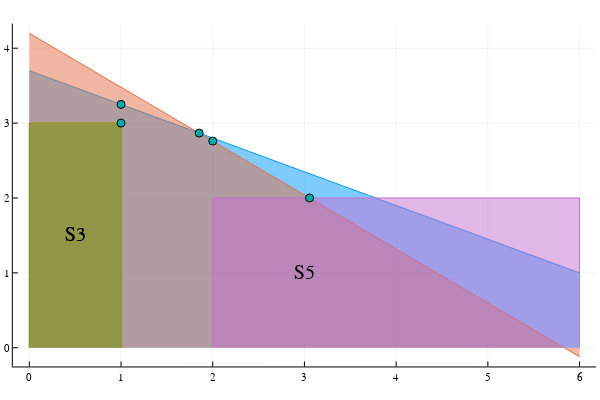

Source (notebook cell):
### Markdown cell above
M6 infactible.

### Code cell
#Hagamos el grafico de nuevo
f(x) = (74-9x)/20
g(x) = (105-18x)/25
X = [0,6]
plot(X, [f,g], fill = (0, 0.5, :auto), leg=false)


#zona x<=1,y<=3
plot!([0, 0, 1, 1], [0, 3, 3, 0], fill=(0, 0.5, :auto))
annotate!(0.5, 1.5, "S3", :color)

#zona x>=2, y<=2
plot!([2, 2, 6, 6], [0, 2, 2, 0], fill=(0, 0.5, :auto))
annotate!(3, 1, "S5", :color)

#zona y<=3
plot!([0, 0, 1, 1], [0, 3, 3, 0], fill=(0, 0.5, :auto))
annotate!(0.5, 1.5, "S3", :color)


#puntos encontrados
scatter!([x0, x1, x2, x3,x5],[y0,y1,y2, y3,y5])

### Figure 1 — Plotly figure (JSON) as saved in the notebook; plotly's stock layout.template omitted (floating-point values rounded to 4 significant figures)
{"data": [{"colorbar": {"title": ""}, "fill": "tozeroy", "fillcolor": "rgba(0, 154, 250, 0.500)", "legendgroup": "y1", "line": {"color": "rgba(0, 154, 250, 1.000)", "dash": "solid", "shape": "linear", "width": 1}, "mode": "lines", "name": "y1", "showlegend": true, "type": "scatter", "x": [0, 6], "xaxis": "x", "y": [3.7, 1], "yaxis": "y", "zmax": null, "zmin": null}, {"colorbar": {"title": ""}, "fill": "tozeroy", "fillcolor": "rgba(227, 111, 71, 0.500)", "legendgroup": "y2", "line": {"color": "rgba(227, 111, 71, 1.000)", "dash": "solid", "shape": "linear", "width": 1}, "mode": "lines", "name": "y2", "showlegend": true, "type": "scatter", "x": [0, 6], "xaxis": "x", "y": [4.2, -0.12], "yaxis": "y", "zmax": null, "zmin": null}, {"colorbar": {"title": ""}, "fill": "tozeroy", "fillcolor": "rgba(62, 164, 78, 0.500)", "legendgroup": "y3", "line": {"color": "rgba(62, 164, 78, 1.000)", "dash": "solid", "shape": "linear", "width": 1}, "mode": "lines", "name": "y3", "showlegend": true, "type": "scatter", "x": [0, 0, 1, 1], "xaxis": "x", "y": [0, 3, 3, 0], "yaxis": "y", "zmax": null, "zmin": null}, {"colorbar": {"title": ""}, "fill": "tozeroy", "fillcolor": "rgba(195, 113, 210, 0.500)", "legendgroup": "y4", "line": {"color": "rgba(195, 113, 210, 1.000)", "dash": "solid", "shape": "linear", "width": 1}, "mode": "lines", "name": "y4", "showlegend": true, "type": "scatter", "x": [2, 2, 6, 6], "xaxis": "x", "y": [0, 2, 2, 0], "yaxis": "y", "zmax": null, "zmin": null}, {"colorbar": {"title": ""}, "fill": "tozeroy", "fillcolor": "rgba(172, 142, 24, 0.500)", "legendgroup": "y5", "line": {"color": "rgba(172, 142, 24, 1.000)", "dash": "solid", "shape": "linear", "width": 1}, "mode": "lines", "name": "y5", "showlegend": true, "type": "scatter", "x": [0, 0, 1, 1], "xaxis": "x", "y": [0, 3, 3, 0], "yaxis": "y", "zmax": null, "zmin": null}, {"colorbar": {"title": ""}, "legendgroup": "y6", "marker": {"color": "rgba(0, 170, 174, 1.000)", "line": {"color": "rgba(0, 0, 0, 1.000)", "width": 1}, "size": 8, "symbol": "circle"}, "mode": "markers", "name": "y6", "showlegend": true, "type": "scatter", "x": [1.852, 1, 2, 1, 3.056], "xaxis": "x", "y": [2.867, 3.25, 2.76, 3, 2], "yaxis": "y", "zmax": null, "zmin": null}], "layout": {"annotations": [{"font": {"color": "rgba(0, 0, 0, 1.000)", "family": "color", "size": 20}, "rotation": 0, "showarrow": false, "text": "S3", "x": 0.5, "xanchor": "center", "xref": "x", "y": 1.5, "yanchor": "middle", "yref": "y"}, {"font": {"color": "rgba(0, 0, 0, 1.000)", "family": "color", "size": 20}, "rotation": 0, "showarrow": false, "text": "S5", "x": 3, "xanchor": "center", "xref": "x", "y": 1, "yanchor": "middle", "yref": "y"}, {"font": {"color": "rgba(0, 0, 0, 1.000)", "family": "color", "size": 20}, "rotation": 0, "showarrow": false, "text": "S3", "x": 0.5, "xanchor": "center", "xref": "x", "y": 1.5, "yanchor": "middle", "yref": "y"}], "height": 400, "margin": {"b": 20, "l": 0, "r": 0, "t": 20}, "paper_bgcolor": "rgba(255, 255, 255, 1.000)", "plot_bgcolor": "rgba(255, 255, 255, 1.000)", "showlegend": false, "width": 600, "xaxis": {"anchor": "y", "domain": [0.02138, 0.9934], "gridcolor": "rgba(0, 0, 0, 0.100)", "gridwidth": 0.5, "linecolor": "rgba(0, 0, 0, 1.000)", "mirror": false, "range": [-0.18, 6.18], "showgrid": true, "showline": true, "showticklabels": true, "tickangle": 0, "tickcolor": "rgb(0, 0, 0)", "tickfont": {"color": "rgba(0, 0, 0, 1.000)", "family": "sans-serif", "size": 11}, "tickmode": "array", "ticks": "inside", "ticktext": ["0", "1", "2", "3", "4", "5", "6"], "tickvals": [0, 1, 2, 3, 4, 5, 6], "title": "", "titlefont": {"color": "rgba(0, 0, 0, 1.000)", "family": "sans-serif", "size": 15}, "type": "-", "visible": true, "zeroline": false, "zerolinecolor": "rgba(0, 0, 0, 1.000)"}, "yaxis": {"anchor": "x", "domain": [0.03762, 0.9902], "gridcolor": "rgba(0, 0, 0, 0.100)", "gridwidth": 0.5, "linecolor": "rgba(0, 0, 0, 1.000)", "mirror": false, "range": [-0.2496, 4.33], "showgrid": true, "showline": true, "showticklabels": true, "tickangle": 0, "tickcolor": "rgb(0, 0, 0)", "tickfont": {"color": "rgba(0, 0, 0, 1.000)", "family": "sans-serif", "size": 11}, "tickmode": "array", "ticks": "inside", "ticktext": ["0", "1", "2", "3", "4"], "tickvals": [0, 1, 2, 3, 4], "title": "", "titlefont": {"color": "rgba(0, 0, 0, 1.000)", "family": "sans-serif", "size": 15}, "type": "-", "visible": true, "zeroline": false, "zerolinecolor": "rgba(0, 0, 0, 1.000)"}}}
